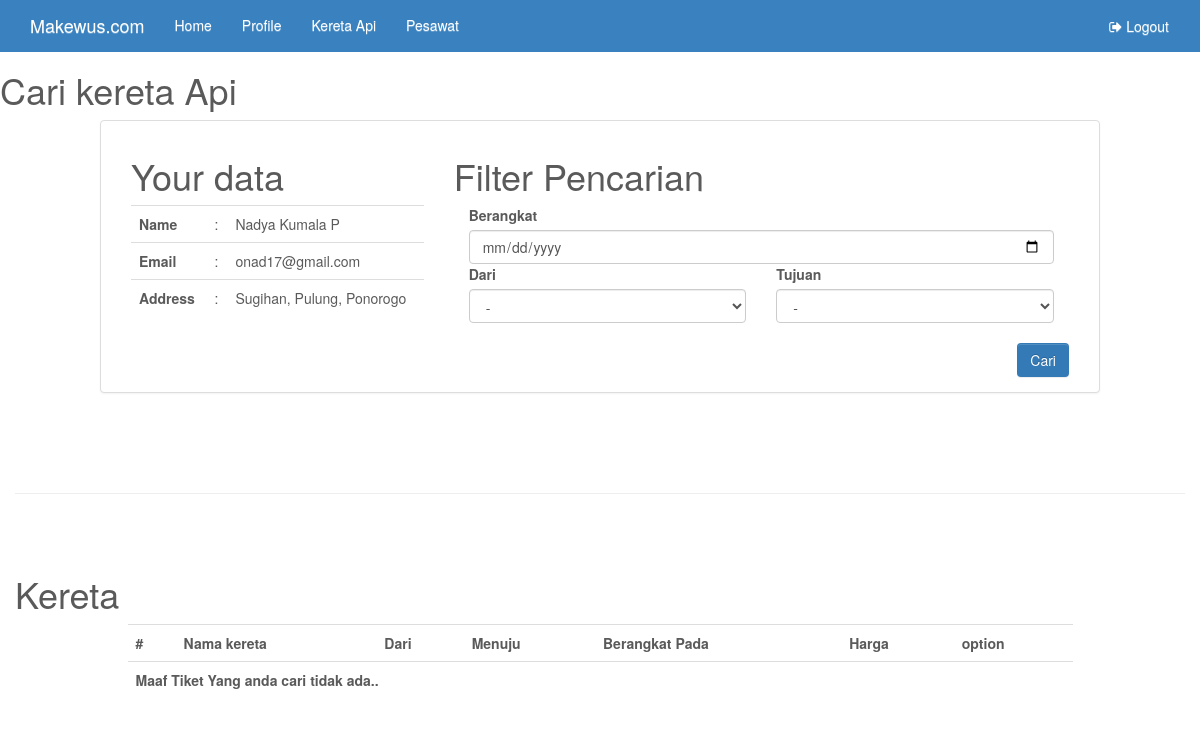
/user/index.php?user=kereta/index (signed in), run on the app's committed database.
### tables this page shows
CREATE TABLE IF NOT EXISTS `user` (
  `id` int(11) NOT NULL,
  `name` varchar(255) NOT NULL,
  `email` varchar(100) NOT NULL,
  `password` varchar(255) NOT NULL,
  `fullname` varchar(255) NOT NULL,
  `address` varchar(100) NOT NULL,
  `phone` bigint(20) NOT NULL,
  `level` varchar(100) NOT NULL
);

### lib/query.php (called while the page is built, shortened)
<?php
class Query
{
	private $db;
	public function __construct()
	{
		try {
			$this->db = new PDO("mysql:host=localhost;dbname=tickets","root","");
			$this->db->setAttribute(PDO::ATTR_ERRMODE,PDO::ERRMODE_EXCEPTION);
		} catch (PDOException $e) {
			die($e->getMessage());
		}
		return $this->db;
	}
	public function select($tab,$value='*')
	{
		try {
			$data = $this->db->prepare("SELECT $value FROM $tab");
			$data->execute();
		} catch (PDOException $e) {
			die($e->getMessage());
		}
		return $data;
	}
}
$base = new Query();
 ?>

### user/pages/kereta/index.php (the view, shortened to what this page needs)
<h1>Cari kereta Api</h1>
<div class="panel panel-default col-md-10 col-md-offset-1">
	<div class="panel-body col-md-4">
		<h1>Your data</h1>
		<?php
		$q=$_SESSION['user'];
		$data = $base->select("user where id = '$q'");
		$row = $data->fetch();
		?>
		<table class="table table-hover table-stiped">
			<tr>
				<th>Name</th>
				<td>:</td>
				<td><?=$row['fullname']?></td>
			</tr>
			<tr>
				<th>Email</th>
				<td>:</td>
				<td><?=$row['email']?></td>
			</tr>
			<tr>
				<th>Address</th>
				<td>:</td>
				<td><?=$row['address']?></td>
			</tr>
		</table>
	</div>
	<div class="panel-body col-md-8">
		<h1>Filter Pencarian</h1>
		<form method="post" action="index.php?user=kereta/index&cari=search" enctype="multipart/form-data">
			<div class="col-md-12">
				<label for="berangkat">
					Berangkat
				</label>
				<input type="date" name="berangkat" class="form-control" placeholder="tanggal" required>
			</div>
			<div class="col-md-6">
				<label for="dari">
					Dari
				</label>
				<select name="dari" class="form-control" placeholder="Berangkat dari kota...." required>
					<?php
					echo "<option value='0'>-</option>";
					?>
				</select>
			</div>
			<div class="col-md-6">
				<label for="tujuan">
					Tujuan
				</label>
				<select name="tujuan" class="form-control" placeholder="tujuan ke...." required>
					<?php
					echo "<option value='0'>-</option>";
					?>
				</select>
			</div>
			<button type="submit" name="save" class="btn button-cari btn-primary pull-right">Cari</button>
		</form>
	</div>
</div>
<div class="col-md-12">
	<hr class="featurette-divider">
	<h1>Kereta</h1>
	<div class="col-md-10 col-md-offset-1">
		<table class="table table-hover table-stiped">
			<tr>
				<th>#</th>
				<th>Nama kereta</th>
				<th>Dari</th>
				<th>Menuju</th>
				<th>Berangkat Pada</th>
				<th>Harga</th>
				<th colspan="2">option</th>
			</tr>
			<?php
$cari = isset($_GET['cari'])?$_GET['cari']:"";
if ($cari!="") {
	if (isset($_POST['save'])) {
		$data = $base->sant(INPUT_POST);
		extract($data);
		$res = $base->select("rute r, transport t, pull p where r.transport_id=t.id and r.rute_from & r.rute_to=p.id and r.berangkat_pada = '$berangkat' and r.rute_from = '$dari' and r.rute_to
			 = '$tujuan'","r.id, r.berangkat_pada, r.rute_to, p.id as id_kota, p.kota as dari, r.price, t.name_transport as transport");
			$no=1;
			while ($data = $res->fetch()) {
				if ($data['rute_to']!="") {
					$w=$data['rute_to'];
					$row = $base->select("pull where id = $w","kota");
					$q=$row->fetch();
			?>
			<tr>
				<th scope="row"><?=$no?></th>
				<td><?=$data['transport']?></td>
				<td><?=$data['dari']?></td>
				<td><?=$q['kota']?></td>
				<td><?=$data["berangkat_pada"]?></td>
				<td><?=$data['price']?></td>
				<td><a href="index.php?page=rute/update&id=<?=$data['id']?>" class="btn btn-success">Buy</a></td>
				<td><a href="pages/rute/machine.php?action=del&id=<?=$data['id']?>" class="btn btn-danger">delete</a></td>
			</tr>
			<?php
						}
					}
					$no++;
				}
			}else {
				echo "<tr><th colspan='8'>Maaf Tiket Yang anda cari tidak ada..</th></tr>";
			}
			?>
		</table>
	</div>
</div>

### data on the page
user: fullname "Nadya Kumala P", email "onad17@gmail.com", address "Sugihan, Pulung, Ponorogo"
